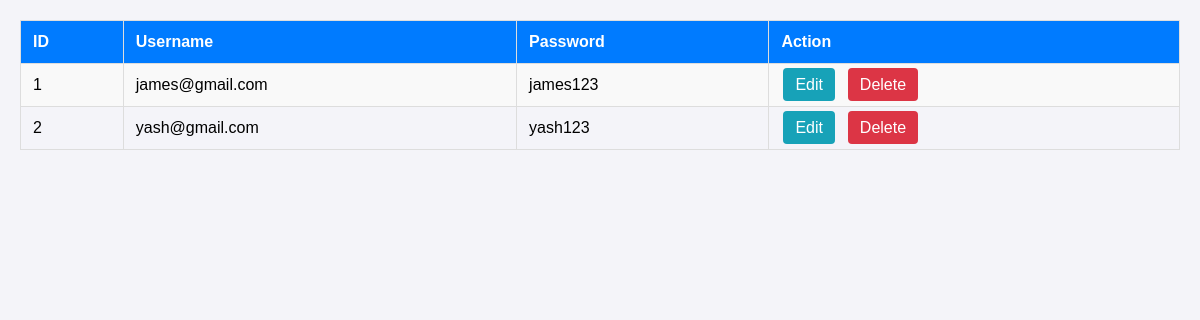
/User_mngr.php, run on the app's committed database.
### tables this page shows
CREATE TABLE `user` (
  `ID` int(11) NOT NULL,
  `Username` varchar(50) NOT NULL,
  `Password` varchar(50) NOT NULL
);

### User_mngr.php (the view, shortened to what this page needs)
<!DOCTYPE html>
<html lang="en">
<head>
</head>
<body>
    <?php
require_once 'constant/config.php';
    try {
        $stmt = $conn->prepare("SELECT ID, Username,Password FROM user");
        $stmt->execute();
        if ($stmt->rowCount() > 0) {
            echo "<table><tr><th>ID</th><th>Username</th><th>Password</th><th>Action</th></tr>";
            $results = $stmt->fetchAll(PDO::FETCH_ASSOC);
            foreach ($results as $row) {
                echo "<tr>
                        <td>".$row["ID"]."</td>
                        <td>".$row["Username"]."</td>
                        <td>".$row["Password"]."</td>
                        <td>
                            <a class='btn btn-info' href='update.php?id=". $row['ID'] ."'>Edit</a>&nbsp;
                            <a class='btn btn-danger' href='delete.php?id=". $row['ID'] ."'>Delete</a>
                        </td>
                      </tr>";
            }
            echo "</table>";
        } else {
            echo "0 results";
        }
    } catch (PDOException $e) {
        echo "Connection failed: " . $e->getMessage();
    }
    ?>
</body>
</html>

### User_mngr.php (style rules this page uses)
body { font-family: Arial, sans-serif; margin: 20px; background-color: #f4f4f9; }
table { width: 100%; border-collapse: collapse; margin-bottom: 20px; }
table, th, td { border: 1px solid #ddd; }
th, td { padding: 12px; text-align: left; }
th { background-color: #007BFF; color: white; font-weight: bold; }
tr:nth-child(even) { background-color: #f9f9f9; }
a.btn { padding: 8px 12px; text-decoration: none; color: white; border-radius: 4px; margin: 2px; }
a.btn-info { background-color: #17a2b8; }
a.btn-danger { background-color: #dc3545; }

### data on the page
user: ID "1", Username "james@gmail.com", Password "james123"
user: ID "2", Username "yash@gmail.com", Password "yash123"
